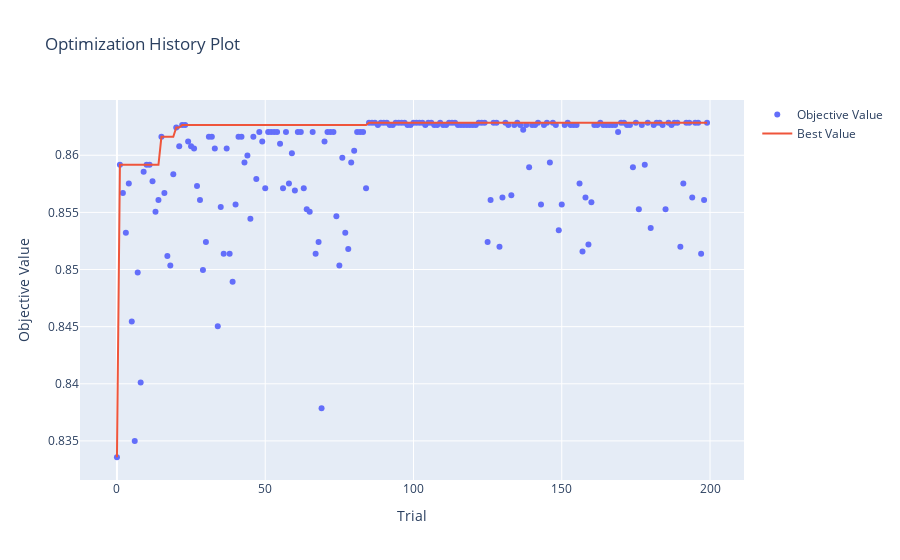

Write notebook code for a chart like this one.
### Code cell
optuna.visualization.plot_optimization_history(study_AB)

### Figure 1 — Plotly figure (JSON) as saved in the notebook; plotly's stock layout.template omitted (floating-point values rounded to 4 significant figures; data arrays with more than 128 entries replaced by an {"elided": "..."} marker saying what was removed)
{"data": [{"mode": "markers", "name": "Objective Value", "type": "scatter", "x": {"elided": "200 int values"}, "y": {"elided": "200 float values"}}, {"name": "Best Value", "type": "scatter", "x": {"elided": "200 int values"}, "y": {"elided": "200 float values"}}], "layout": {"title": {"text": "Optimization History Plot"}, "xaxis": {"title": {"text": "Trial"}}, "yaxis": {"title": {"text": "Objective Value"}}}}
